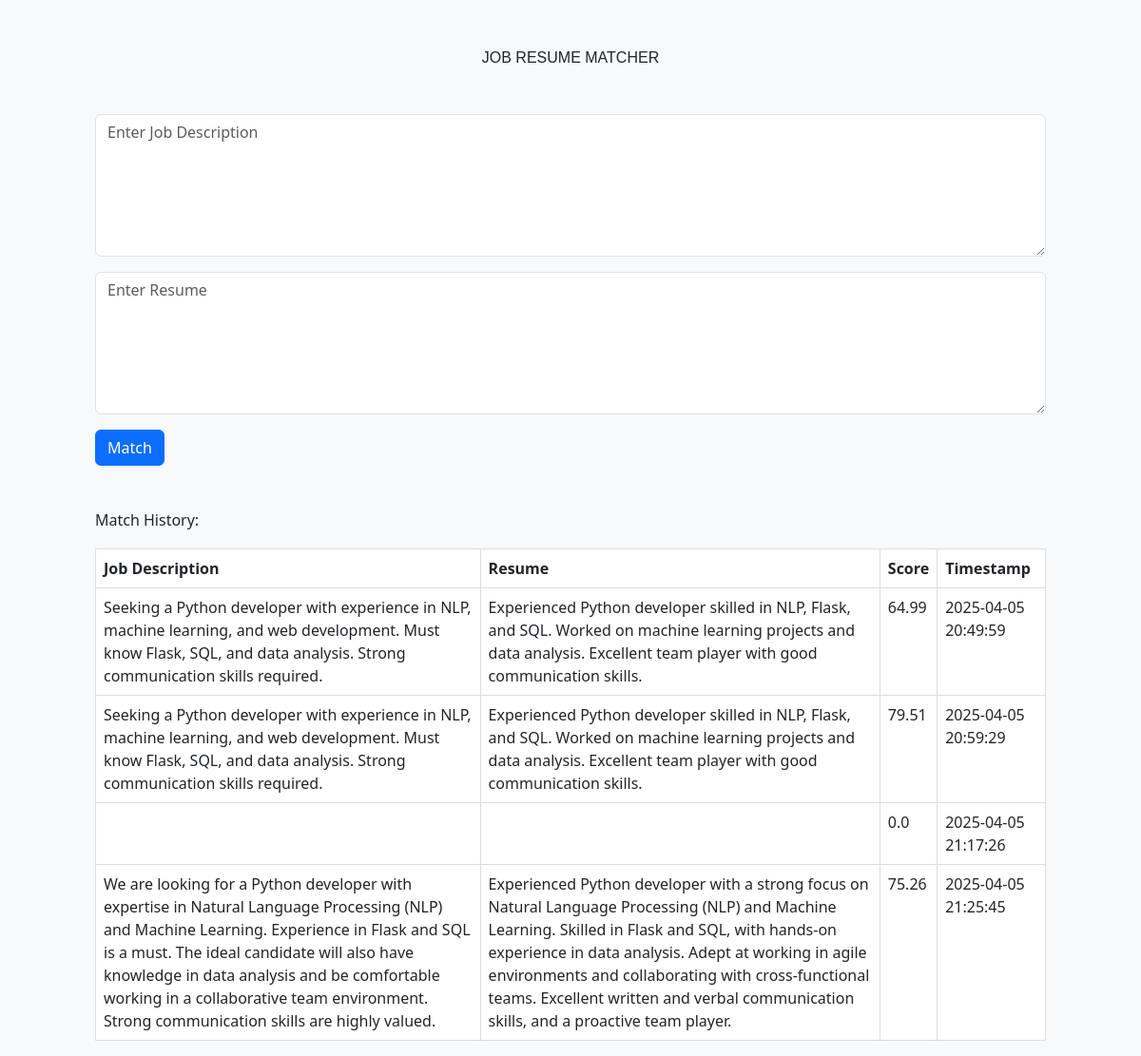
The page / on the database its author committed.
### tables this page shows
CREATE TABLE matches (
            id INTEGER PRIMARY KEY AUTOINCREMENT,
            job_desc TEXT,
            resume TEXT,
            score REAL,
            timestamp TEXT
        );

### app.py (the view, shortened to what this page needs)
@app.route("/", methods=["GET", "POST"])
def index():
    match_result = None
    history = get_all_matches()
    matched_skills = []  # Default empty list
    return render_template("index.html", match_result=match_result, history=history, matched_skills=matched_skills)

### database.py (called while the page is built)
def get_all_matches():
    conn = sqlite3.connect("matches.db")
    cursor = conn.cursor()
    cursor.execute("SELECT job_desc, resume, score, timestamp FROM matches")
    results = cursor.fetchall()
    conn.close()
    return results

### templates/index.html (shortened to what this page needs)
<!DOCTYPE html>
<html lang="en">
<head>
    <link href="https://cdn.jsdelivr.net/npm/bootstrap@5.3.0-alpha1/dist/css/bootstrap.min.css" rel="stylesheet">
    <script src="https://cdn.tailwindcss.com"></script>
</head>
<body class="bg-light">
    <div class="container text-center mt-5">
        <h1>Job Resume Matcher</h1>
    </div>
    <div class="container mt-5">
        <form method="POST">
            <div class="form-group">
                <textarea name="job_desc" class="form-control" placeholder="Enter Job Description" required></textarea>
            </div>
            <div class="form-group mt-3">
                <textarea name="resume" class="form-control" placeholder="Enter Resume" required></textarea>
            </div>
            <button type="submit" class="btn btn-primary mt-3">Match</button>
        </form>
    </div>
    <div class="container mt-5">
        <h2>Match History:</h2>
        <table class="table">
            <thead>
                <tr>
                    <th>Job Description</th>
                    <th>Resume</th>
                    <th>Score</th>
                    <th>Timestamp</th>
                </tr>
            </thead>
            <tbody>
                {% for match in history %}
                    <tr>
                        <td>{{ match[0] }}</td>
                        <td>{{ match[1] }}</td>
                        <td>{{ match[2] }}</td>
                        <td>{{ match[3] }}</td>
                    </tr>
                {% endfor %}
            </tbody>
        </table>
    </div>
</body>
</html>

### templates/index.html (style rules this page uses)
h1 { font-family: 'Arial', sans-serif; font-weight: bold; text-transform: uppercase; display: inline-block; transition: font-size 0.5s ease; }
textarea { width: 100%; height: 150px; margin: 10px 0; padding: 10px; border-radius: 5px; border: 1px solid #ddd; font-size: 16px; }
button { background-color: #6a11cb; color: white; padding: 10px 20px; border-radius: 5px; border: none; cursor: pointer; font-size: 16px; }
table { width: 100%; margin-top: 20px; border-collapse: collapse; }
table, th, td { border: 1px solid #ddd; }
th, td { padding: 10px; text-align: left; }
th { background-color: #f2f2f2; }

### rows shown on the page
matches: job_desc "Seeking a Python developer with experience in NLP, machine learning, and web development. Must know Flask, SQL, and data analysis. Strong communication skills required.", resume "Experienced Python developer skilled in NLP, Flask, and SQL. Worked on machine learning projects and data analysis. Excellent team player with good communication skills.", score "64.99", timestamp "2025-04-05 20:49:59"
matches: job_desc "Seeking a Python developer with experience in NLP, machine learning, and web development. Must know Flask, SQL, and data analysis. Strong communication skills required.", resume "Experienced Python developer skilled in NLP, Flask, and SQL. Worked on machine learning projects and data analysis. Excellent team player with good communication skills.", score "79.51", timestamp "2025-04-05 20:59:29"
matches: score "0.0", timestamp "2025-04-05 21:17:26"
matches: job_desc "We are looking for a Python developer with expertise in Natural Language Processing (NLP) and Machine Learning. Experience in Flask and SQL is a must. The ideal candidate will also have knowledge in data analysis and be comfortable working in a collaborative team environment. Strong communication skills are highly valued.", resume "Experienced Python developer with a strong focus on Natural Language Processing (NLP) and Machine Learning. Skilled in Flask and SQL, with hands-on experience in data analysis. Adept at working in agile environments and collaborating with cross-functional teams. Excellent written and verbal communication skills, and a proactive team player.", score "75.26", timestamp "2025-04-05 21:25:45"
